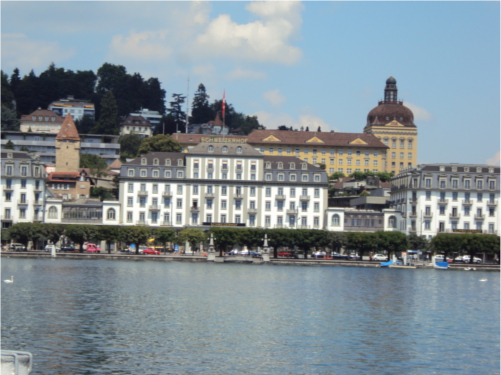
#> input picture Racunarski vid/Lab/Lab 3/1.JPG, 501 x 375 px, found by its file name
$ python FindingObjectWithHomograpy.py
#> lines starting #> are read from the running program, lines starting #| are printed output that depends on the picture
import numpy as np
import cv2 as cv

MIN_MATCH_COUNT = 10


# [51 lines of commented-out code are left out]


def merge_imgs(img1, img2):
    MIN_MATCH_COUNT = 10
    detector = cv.SIFT_create()
    kp1, des1 = detector.detectAndCompute(img1, None)
    kp2, des2 = detector.detectAndCompute(img2, None)

    FLANN_INDEX_KDTREE = 1
    index_params = dict(algorithm=FLANN_INDEX_KDTREE, trees=5)
    search_params = dict(checks=50)
    flann = cv.FlannBasedMatcher(index_params, search_params)
    matches = flann.knnMatch(des1, des2, k=2)
    good = list()
    for m, n in matches:
        if m.distance < 0.7 * n.distance:
            good.append(m)

    if len(good) <= MIN_MATCH_COUNT:
        return None

    src_pts = np.float32([kp1[m.queryIdx].pt for m in good]).reshape(-1, 1, 2)
    dst_pts = np.float32([kp2[m.trainIdx].pt for m in good]).reshape(-1, 1, 2)

    M, mask = cv.findHomography(dst_pts, src_pts, cv.RANSAC, 5.0)
    h, w = img1.shape[0], img1.shape[1]
    pts = np.float32([[0, 0], [0, h - 1], [w - 1, h - 1], [w - 1, 0]]).reshape(-1, 1, 2)
    dst = cv.perspectiveTransform(pts, M)
    dst += (w, 0)  # shift the transformed image to the right by the width of img1


    h_new, w_new = max(img1.shape[0], img2.shape[0]), img1.shape[1] + img2.shape[1]
    result = np.ones((h_new, w_new, 3), np.uint8)

    # Merge the images onto the canvas

    result[0:img1.shape[0], 0:img1.shape[1]] = img1
    warp_img = cv.warpPerspective(img2, M, (w_new, h_new))
    result = np.where(warp_img != 0, warp_img, result)


    return result


img1 = cv.imread('1.JPG', cv.IMREAD_GRAYSCALE)          # queryImage
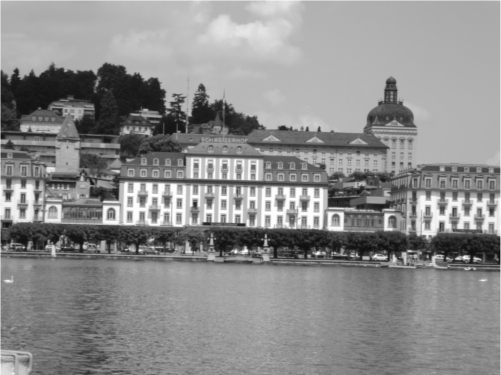
#> img1: shape (375, 501); min 14, max 255, mean 140.1
img2 = cv.imread('2.JPG', cv.IMREAD_GRAYSCALE)  # trainImage
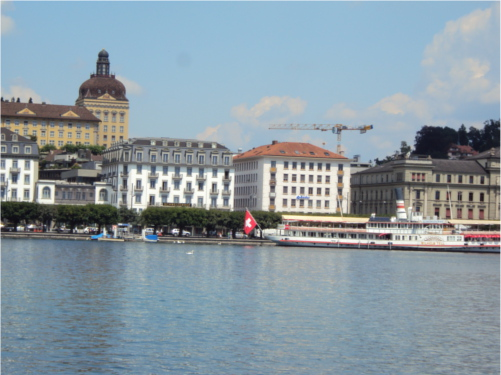
#> input picture Racunarski vid/Lab/Lab 3/2.JPG, 501 x 375 px, found by its file name
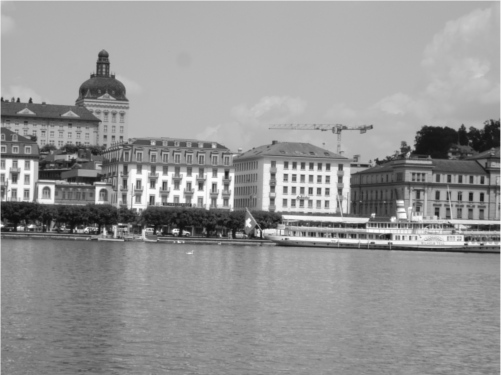
#> img2: shape (375, 501); min 12, max 255, mean 149.4


result = merge_imgs(img1,img2)
#> in merge_imgs, `kp1, des1 = detector.detectAndCompute(img1, None)`: kp1 = 1780 keypoints; strongest (x, y, size): (466, 257, 3.9), (318, 253, 2.8), (8, 195, 5.7), (195, 203, 3.4)
#> in merge_imgs, `kp2, des2 = detector.detectAndCompute(img2, None)`: kp2 = 1298 keypoints; strongest (x, y, size): (388, 236, 4.5), (175, 231, 3.9), (31, 226, 2.7), (19, 228, 2.8)
#> in merge_imgs, `matches = flann.knnMatch(des1, des2, k=2)`: matches = 1780 matches
#> after the loop in merge_imgs, `for m, n in matches:`: good = 390 matches
#> in merge_imgs, `src_pts = np.float32([kp1[m.queryIdx].pt for m in good]).reshape(-1, 1..`: src_pts = 390 rows, first 8: [12.04, 185.5], [12.16, 197.8], [12.65, 181.2], [15.63, 177.7], [19.11, 180.9], [22.89, 195.7], [22.89, 195.7], [27.54, 181]
#> in merge_imgs, `dst_pts = np.float32([kp2[m.trainIdx].pt for m in good]).reshape(-1, 1..`: dst_pts = 390 rows, first 8: [204.6, 173.9], [204.3, 186.8], [204.9, 169.6], [207.1, 166.2], [135.1, 165.9], [213.9, 185.2], [213.9, 185.2], [143.1, 166.4]
#> in merge_imgs, `M, mask = cv.findHomography(dst_pts, src_pts, cv.RANSAC, 5.0)`: M = [[0.914, 0.0024, 288.7], [-0.0472, 0.976, 31.53], [-0.000174, -2.19e-05, 1]]; mask = 390 values, max 1 at index 44, min 0 at index 0, mean 0.856
#> in merge_imgs, `dst = cv.perspectiveTransform(pts, M)`: dst = [[288.7, 31.53], [292, 399.7], [825.2, 412.1], [816.8, 8.7]]
#> in merge_imgs, `dst += (w, 0)`: dst = [[789.7, 31.53], [793, 399.7], [1326.2, 412.1], [1317.8, 8.7]]
#> (the run stopped early here; a loop or call above may not have finished)
